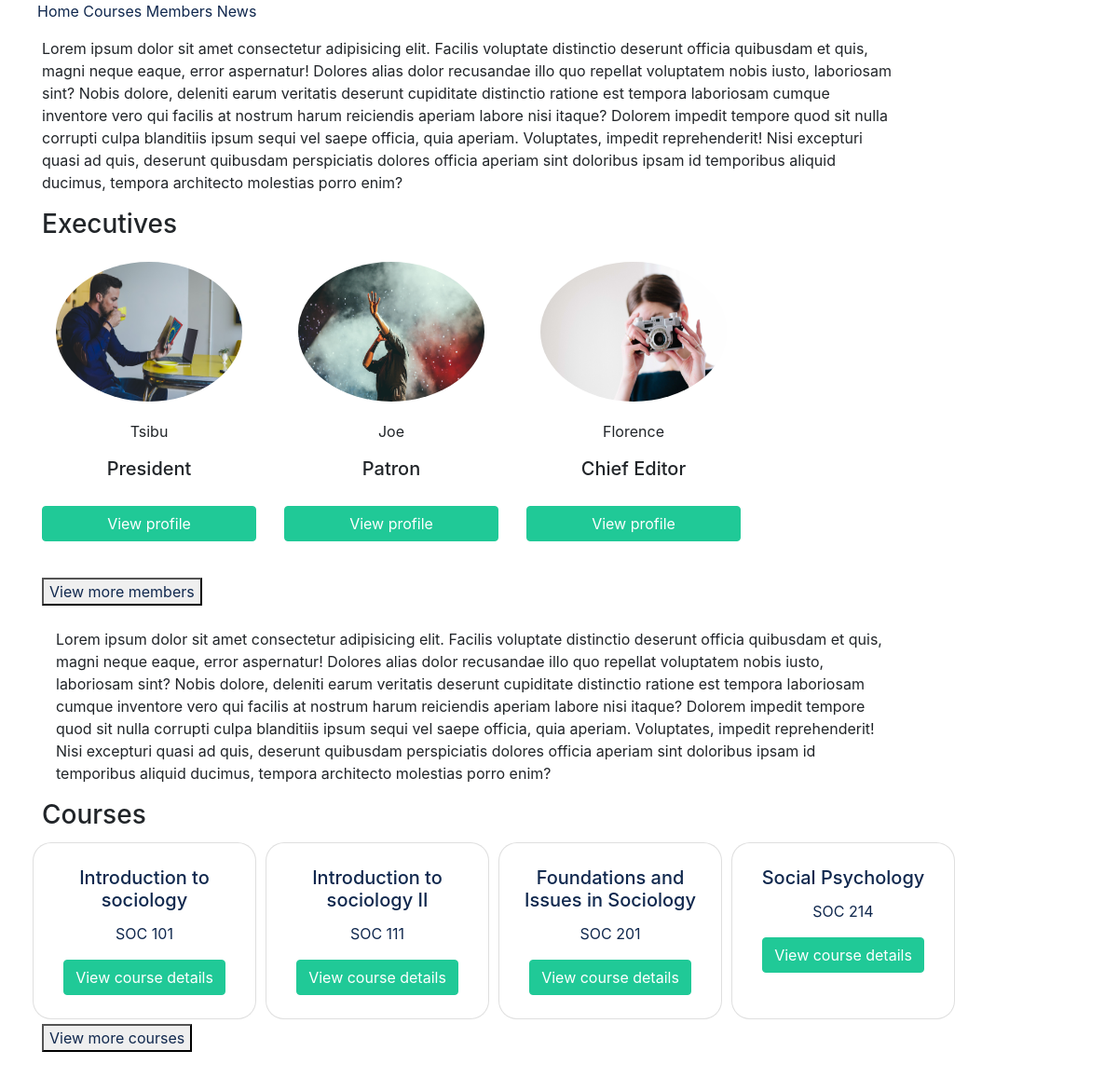
The page / on the database its author committed.
### members/models.py (models this page shows, shortened)
class Member(models.Model):
    name= models.CharField(max_length=200)
    photo= models.ImageField(upload_to='photos/%Y/%m/%d/', blank=True)
    description = models.CharField(blank=True, max_length=200)
    email= models.EmailField(blank=True)
    phone= models.CharField(max_length=20, blank=True)
    is_current=models.BooleanField(default=False)

### courses/models.py (models this page shows, shortened)
class Course(models.Model):
    name=models.CharField(max_length=300)
    course_code=models.CharField(max_length=100)
    level = models.CharField(max_length=5)
    description = models.TextField(blank=True)
    requirements = models.TextField(blank=True)

### pages/views.py (the view)
# urls.py: path('', views.index, name='index'),
def index(request):
    members = Member.objects.filter(is_current=True)[:4]
    courses = Course.objects.all()[:4]
    context = {
        'members':members,
        'courses':courses
    }
    return render(request, 'pages/index.html', context)

### templates/pages/index.html
{% extends 'base.html' %}
{% load static %}
{% block content %}
    <div class="container">
        <div class="row">
            <div class="col-md-10">
                <p>Lorem ipsum dolor sit amet consectetur adipisicing elit.
                    Facilis voluptate distinctio deserunt officia quibusdam
                    et quis, magni neque eaque, error aspernatur! Dolores
                    alias dolor recusandae illo quo repellat voluptatem nobis
                    iusto, laboriosam sint? Nobis dolore, deleniti earum
                    veritatis deserunt cupiditate distinctio ratione est tempora
                    laboriosam cumque inventore vero qui facilis at nostrum
                    harum reiciendis aperiam labore nisi itaque? Dolorem impedit
                    tempore quod sit nulla corrupti culpa blanditiis ipsum sequi
                    vel saepe officia, quia aperiam. Voluptates, impedit
                    reprehenderit! Nisi excepturi quasi ad quis, deserunt
                    quibusdam perspiciatis dolores officia aperiam sint doloribus
                    ipsam id temporibus aliquid ducimus, tempora architecto molestias
                    porro enim?
                </p>
            </div>
        </div>
        <h3>Executives</h3>
        <div class="row">
            {% if members %}
                {% for member in members %}
                    <div class="card border-0"  style="width: 15em; padding: 5px; margin:10px; text-align: center;">
                        {% if member.photo %}
                            <a href="{% url 'member' member.id %}"><img src="{{ member.photo.url }}" alt="Member Photo" width="200" height="150" class="rounded-circle mx-auto d-block"></a>
                        {% else %}
                            <p>No photograph to show</p>
                        {% endif %}
                        <div class="card-body">
                            <p>{{member.name}}</p>
                            {% if member.description %}
                            <h5>{{member.description}}</h5>
                            {% endif %}
                        </div>
                        <a href="{% url 'member' member.id %}" class="btn btn-success">View profile</a><br>
                    </div>
                {% endfor %}
            {% endif %}
        </div>
        <button><a href="{% url 'all_members' %}">View more members</a></button>
        <br><br>
        <div class="col-md-10">
            <p>Lorem ipsum dolor sit amet consectetur adipisicing elit.
                Facilis voluptate distinctio deserunt officia quibusdam
                et quis, magni neque eaque, error aspernatur! Dolores
                alias dolor recusandae illo quo repellat voluptatem nobis
                iusto, laboriosam sint? Nobis dolore, deleniti earum
                veritatis deserunt cupiditate distinctio ratione est tempora
                laboriosam cumque inventore vero qui facilis at nostrum
                harum reiciendis aperiam labore nisi itaque? Dolorem impedit
                tempore quod sit nulla corrupti culpa blanditiis ipsum sequi
                vel saepe officia, quia aperiam. Voluptates, impedit
                reprehenderit! Nisi excepturi quasi ad quis, deserunt
                quibusdam perspiciatis dolores officia aperiam sint doloribus
                ipsam id temporibus aliquid ducimus, tempora architecto molestias
                porro enim?
            </p>
        </div>
        <h3>Courses</h3>
        <div class="row">
            {% if courses %}
                {% for course in courses %}
                    <div class="card" style="width: 15rem; padding: 5px; text-align: center; margin:5px; border-radius:20px;">
                        <div class="card-body">
                            <h5 class="card-title"><a href="{% url 'course' course.id %}">{{course.name}}</a></h5>
                            <p class="card-text"><a href="{% url 'course' course.id %}">{{course.course_code}}</a></p>
                            <a href="{% url 'course' course.id %}" class="btn btn-success">View course details</a>
                        </div>
                    </div>
                {% endfor %}
            {% endif %}
        </div>
        <button><a href="{% url 'courses_all' %}">View more courses</a></button>
    </div>
    <br><br><br>
{% endblock %}

### templates/base.html (shortened to what this page needs)
{% load static %}
<!DOCTYPE html>
<html lang="en">
<head>
    <link rel="stylesheet" href="{% static 'css/bootstrap.css' %}">
    <link rel="stylesheet" href="{% static 'css/styles.css' %}">
</head>
<body>
    <ul>
        <li><a href="{% url 'index' %}">Home</a></li>
        <li><a href="{% url 'courses_all' %}">Courses</a></li>
        <li><a href="{% url 'all_members' %}">Members</a></li>
        <li><a href="{% url 'news' %}">News</a></li>
    </ul>
    {% block content %}
    {% endblock %}
</body>
</html>

### static/css/styles.css (style rules this page uses)
li { list-style-type: none; display: inline; }
body { background: none; }
ul li a { text-decoration: none; }
div a { text-decoration: none; }

### rows shown on the page
Member: photo (picture), name "Tsibu", description "President"
Member: photo (picture), name "Joe", description "Patron"
Member: photo (picture), name "Florence", description "Chief Editor"
Course: name "Introduction to sociology", course_code "SOC 101"
Course: name "Introduction to sociology II", course_code "SOC 111"
Course: name "Foundations and Issues in Sociology", course_code "SOC 201"
Course: name "Social Psychology", course_code "SOC 214"
